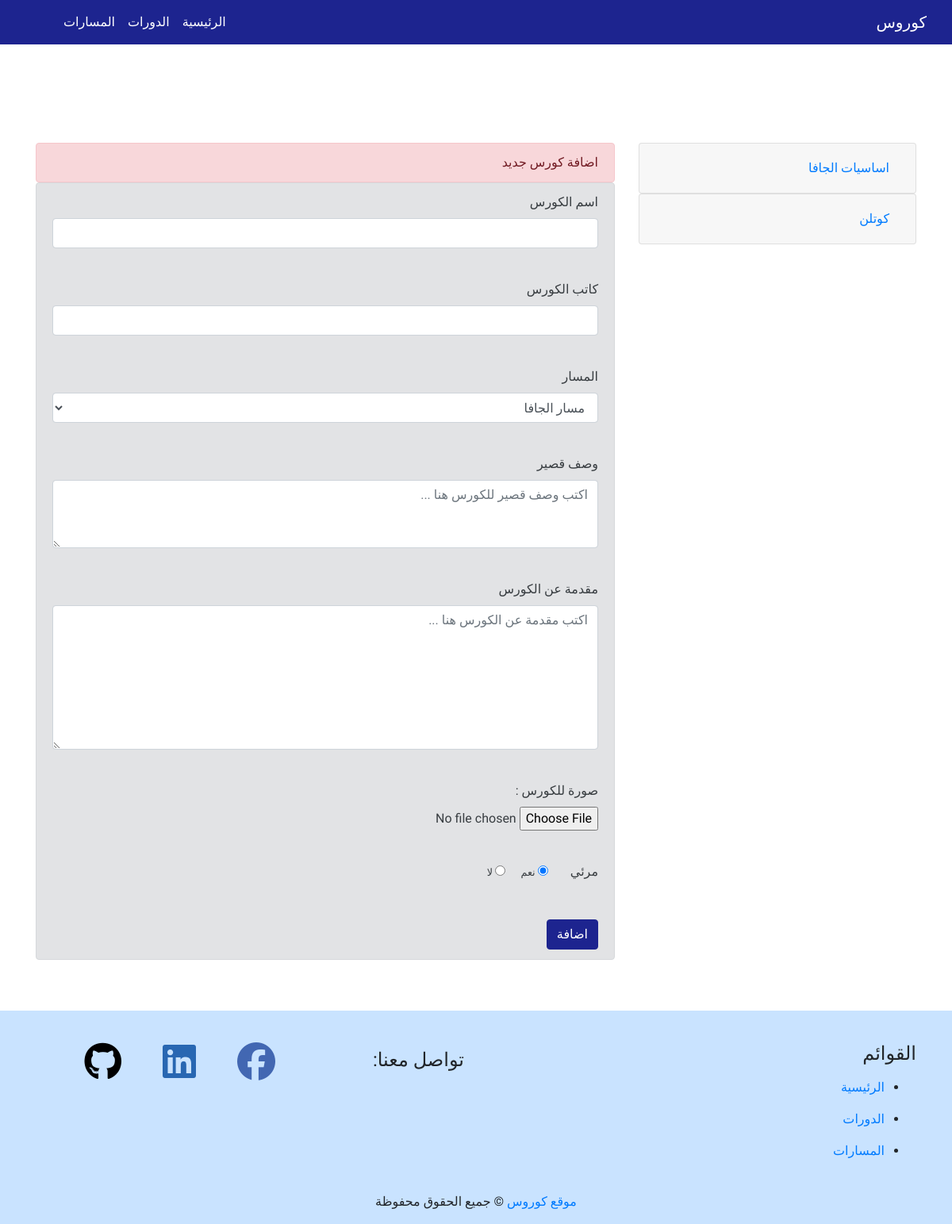
The page /add_course.php (signed in) on the database its author committed.
### tables this page shows
CREATE TABLE `navbar_menu` (
  `id` int(10) NOT NULL,
  `name` varchar(255) NOT NULL,
  `rank` int(10) NOT NULL,
  `visible` int(10) NOT NULL,
  `date` timestamp NOT NULL DEFAULT current_timestamp()
);

CREATE TABLE `courses` (
  `id` int(10) NOT NULL,
  `course_name` varchar(255) NOT NULL,
  `creator` varchar(255) NOT NULL,
  `path_id` int(10) NOT NULL,
  `description` text NOT NULL,
  `intro_course` text NOT NULL,
  `course_img` varchar(255) NOT NULL,
  `visible` int(10) NOT NULL,
  `date` timestamp NOT NULL DEFAULT current_timestamp()
);

### public/add_course.php (the view, shortened to what this page needs)
<?php
include_once '../includes/dbconnection.php';
include_once '../includes/layout/header.php';
?>
  </head>
  <body dir="rtl">
    <?php
  include_once '../includes/layout/navbar.php';
  ?>
<div class="container" style="padding-top:100px">
<div class="pb-4">
</div>
<div class="row">
<div class="col-lg-4 col-12">
 <?php
$query = "SELECT * FROM `courses` WHERE 1" ;
$result = mysqli_query($conn,$query);
if($result && mysqli_num_rows($result) > 0){
    while($row = mysqli_fetch_assoc($result)){
 ?>
<div class="accordion" id="accordionExample">
  <div class="card">
    <div class="card-header" id="headingOne">
      <h5 class="mb-0">
        <button class="btn btn-link" type="button" data-toggle="collapse" data-target="#collapse<?php echo $row['id']?>" aria-expanded="true" aria-controls="collapseOne">
         <?php echo $row['course_name']?>
        </button>
      </h5>
    </div>
  </div>
  </div>
    <?php
    }
}else{
    echo '<div class="alert alert-default" style="border: 1px solid #bdc3c7" role="alert" >';
    echo "<h4>لم تتم اضافة اي كورس بعد !!</h4>";
    echo '</div>';
}
    ?>
</div>
<div class="col-lg-8 col-12 pt-lg-0 pt-5">
  <div class="alert alert-danger" role="alert" style="margin-bottom: 0px">
  اضافة كورس جديد
</div>
<div class="alert alert-secondary" role="alert" >
  <form dir="rtl" method="post"  enctype="multipart/form-data"  action="course_added.php">
  <div class="form-group">
    <label > اسم الكورس</label>
    <input type="text" id="course_name" name="course_name" class="form-control" >
  </div><br>
  <div class="form-group">
    <label > كاتب الكورس</label>
    <input type="text" id="creator" name="creator" class="form-control" >
  </div>
  <br>
<div class="form-group">
       <label for="exampleFormControlSelect1">المسار</label>
       <select class="form-control" id="path_id"  name="path_id">
    <?php
$query1 = "SELECT * FROM `paths` " ;
$result1 = mysqli_query($conn,$query1);
if($result1 && mysqli_num_rows($result1) > 0){
    while($row = mysqli_fetch_assoc($result1)){
 ?>
      <option  value="<?php echo $row["id"]; ?>" ><?php echo $row["name"]; ?></option>
<?php
    }
}
?>
        </select>
    </div>
    <br>
   <div class="form-group">
    <label for="exampleFormControlTextarea1"> وصف قصير </label>
    <textarea class="form-control" name="descripton"  id="descriptionCourse"  placeholder="اكتب وصف قصير للكورس هنا ..." rows="3"></textarea>
  </div><br>
   <div class="form-group">
    <label for="exampleFormControlTextarea1"> مقدمة عن الكورس</label>
    <textarea class="form-control" name="intro_course"  id="intro_course"  placeholder="اكتب مقدمة عن الكورس هنا ..." rows="7"></textarea>
  </div><br>
<div class="form-group">
    <label for="exampleFormControlSelect1"> صورة للكورس : </label><br>
     <input type='file' name='course_img'>
  </div>
  <br>
  <div class="form-group">
    <label> مرئي   </label>
       <small class="pr-4"><input type="radio" name="visible" id="visible"  value="1" checked>  نعم  </small>
       <small class="pr-3"><input type="radio" name="visible" id="visible" value="0">  لا </small>
  </div>
  <br>
  <button type="submit" name="submit" class="btn btn-primary">اضافة</button>
</form>
</div>
</div>
</div>
</div>
<?php
include_once '../includes/layout/footer.php';
?>

### includes/layout/navbar.php (shortened to what this page needs)
<nav class="navbar  mynavbar navbar-expand-lg navbar-dark  "   >
   <a class="navbar-brand" href="index.php"> كوروس </a>
  <div class=" navbar-collapse pl-lg-5 pl-md-0 collapse  justify-content-end"  id="navbarNavDropdown">
    <ul class="navbar-nav ml-2" >
    <?php
    $query = "SELECT * FROM `navbar_menu` WHERE `visible` = 1";
    $result = mysqli_query($conn, $query);
    if(mysqli_num_rows($result) > 0)
    {
        while($row = mysqli_fetch_assoc($result)){
            $query2 = "SELECT * FROM `pages` WHERE `menu_id` = ".$row['id'];
            $result2 = mysqli_query($conn,$query2);
            if(mysqli_num_rows($result2) > 0){
              echo '<li class="nav-item dropdown "> ';
              echo '<a class="text-white nav-link  dropdown-toggle" href="#" id="navbarDropdownMenuLink" role="button" data-toggle="dropdown" aria-haspopup="true" aria-expanded="false">';
              echo $row['name'] ;
              echo '</a>';
              echo '<div class="dropdown-menu text-right" aria-labelledby="navbarDropdownMenuLink">';
              while($row2 = mysqli_fetch_assoc($result2)){
                  echo '<a class="dropdown-item" href="'.$_SERVER["PHP_SELF"]."?page=".$row2['id'].'">'.$row2['page_name'].'</a>';
              }
              echo '</div>';
            }else {
                echo ' <li class="nav-item active" style="float:left">';
                echo '<a class="nav-link" href="'.$_SERVER["PHP_SELF"]."?menu=".$row['id'].'">'.$row['name'] .'</a>';
                echo '</li>';
            }
        }
    }
    ?>
     </ul>
  </div>
</nav>

### includes/layout/footer.php (shortened to what this page needs)
<div class=" page-footer" >
  <div class="container">
    <div class="row">
      <div class="col-lg-6 col-md-12 col-sm-12">
        <h4 class="text-uppercase"> القوائم</h4>
        <ul>
          <?php
          $query = "SELECT `name`,`id` FROM `navbar_menu` WHERE `visible` = 1";
          $result = mysqli_query($conn, $query);
          if ($result && mysqli_num_rows($result) > 0) {
            while ($row = mysqli_fetch_assoc($result)) {
              $query2 = "SELECT `id` FROM `pages` WHERE `menu_id` = " . $row['id'];
              $result2 = mysqli_query($conn, $query2);
              if ($result2 && mysqli_num_rows($result2) <= 0) {
                echo ' <li class="pt-2 pb-2">';
                echo '<a  href="' . $_SERVER["PHP_SELF"] . "?menu=" . $row['id'] . '">' . $row['name'] . '</a>';
                echo '</li>';
              }
            }
          }
          ?>
        </ul>
      </div>
      <div class="col-lg-2 col-md-4 col-sm-4 pt-lg-2 pt-md-4 py-sm-4 pb-lg-0 p">
      <h4 class="py-lg-0 py-md-0 py-sm-0 py-xs-5"> تواصل معنا:</h4>
      </div>
      <div class="col-lg-4 col-md-8 col-sm-8 py-lg-0 py-sm-3 col-sm-8">
        <a class="fb-ic" href="https:\\www.facebook.com" target="_blank">
          <i class="fab mr-md-5 mr-3  fa-3x fa-facebook"></i>
        </a>
             <a class="lk-ic" href="https://www.linkedin.com/in/mohamed-jedata-582882195/" target="_blank">
          <i class="fab mr-md-5 mr-3 fa-3x fa-linkedin"></i>
        </a>
        <a class="gt-ic" href="https://github.com/mohamed-jedata" target="_blank">
          <i class="fab  mr-md-5 mr-3 fa-3x fa-github"></i>
        </a>
      </div>
    </div>
  </div>
  <div class="footer-copyright text-center py-3">
    <a href="index.php"> موقع كوروس</a>
    © جميع الحقوق محفوظة
  </div>
</div>
</body>
</html>

### includes/layout/css/style.css (style rules this page uses)
body { text-align:right; font-family: 'Tajawal', sans-serif; }
html, body { width: 100%; height: 100%; margin: 0; padding: 0; }
.page-footer { padding-top: 40px; margin-top: 48px; background-color : #007bff36 ; }
.fb-ic i { color:#4267B2; }
.lk-ic i { color: #2867b2; }
.gt-ic i { color:black; }
.btn-primary { color: #fff; background-color: #1d248f; border-color: #1d248f; }
@media (min-width: 1200px) { .mynavbar { background : #1D248F ; } }

### rows shown on the page
navbar_menu: name "الرئيسية"
navbar_menu: name "الدورات"
navbar_menu: name "المسارات"
courses: course_name "اساسيات الجافا"
courses: course_name "كوتلن"

### other values the page prints
form field path_id "مسار الجافا"
